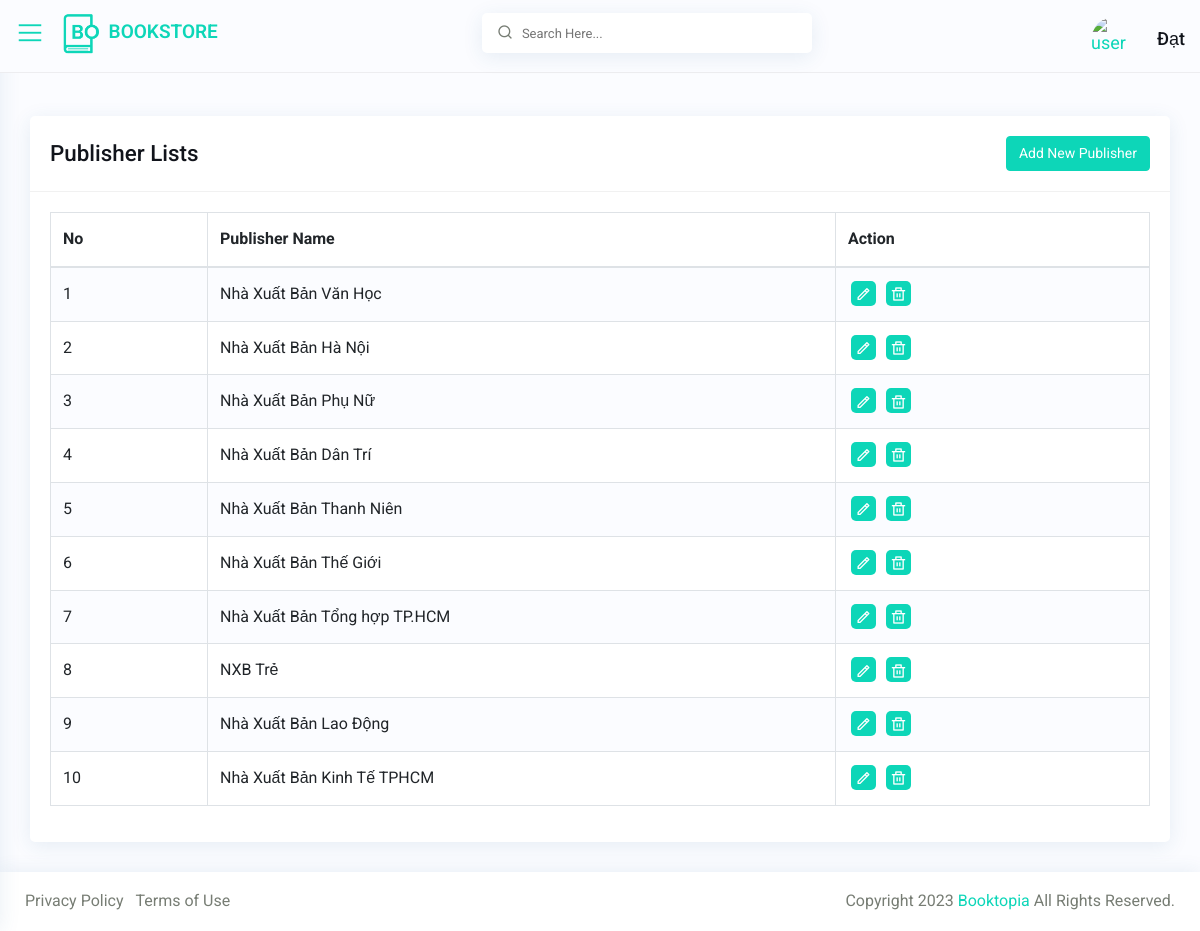
Page /admin_publisher.php (signed in) on the committed database.
### tables this page shows
CREATE TABLE `publisher` (
  `publisher_id` int(11) NOT NULL,
  `publisher_name` varchar(200) NOT NULL
);

### admin_publisher.php (the view, shortened to what this page needs)
<?php
    include('./layout/admin_header.php');
?>
         <div id="content-page" class="content-page">
            <div class="container-fluid">
               <div class="row">
                  <div class="col-sm-12">
                     <div class="iq-card">
                        <div class="iq-card-header d-flex justify-content-between">
                           <div class="iq-header-title">
                              <h4 class="card-title">Publisher Lists</h4>
                           </div>
                           <div class="iq-card-header-toolbar d-flex align-items-center">
                              <a href="admin_add_publisher.php" class="btn btn-primary">Add New Publisher</a>
                           </div>
                        </div>
                        <div class="iq-card-body">
                           <div class="table-responsive">
                              <table class="data-tables table table-striped table-bordered" style="width:100%">
                                <thead>
                                    <tr>
                                        <th width="5%">No</th>
                                        <th width="20%">Publisher Name</th>
                                        <th width="10%">Action</th>
                                    </tr>
                                </thead>
                                <tbody>
                                  <?php
                                    $sql ="SELECT `publisher_id`, `publisher_name` FROM `publisher` WHERE 1";
                                    $ketQuaTruyVan = mysqli_query($conn,$sql);
                                    if($ketQuaTruyVan->num_rows>0){
                                      $i=1;
                                      while($publisher = $ketQuaTruyVan->fetch_assoc()){
                                        ?>
                                        <tr>
                                        <td><?=$i?></td>
                                        <td><?=$publisher['publisher_name']?></td>
                                        <td>
                                           <div class="flex align-items-center list-user-action">
                                             <a class="bg-primary" data-toggle="tooltip" data-placement="top" title="" data-original-title="Edit" href="admin_fix_publisher.php?id=<?=$publisher['publisher_id']?>"><i class="ri-pencil-line"></i></a>
                                             <a class="bg-primary" data-toggle="tooltip" data-placement="top" title="" data-original-title="Delete" href="./admin_handle/admin_delete_publisher.php?id=<?=$publisher['publisher_id']?>"><i class="ri-delete-bin-line"></i></a>
                                          </div>
                                        </td>
                                    </tr>
                                        <?php
                                        $i+=1;
                                      }
                                    }
                                  ?>
                                </tbody>
                            </table>
                           </div>
                        </div>
                     </div>
                  </div>
               </div>
            </div>
         </div>
      </div>
<?php
    include('./layout/admin_footer.php')
?>

### css/typography.css (style rules this page uses)
body { font-family: 'Roboto', sans-serif; font-weight: 400; font-style: normal; font-size: 16px; line-height: 1.8; padding: 0; margin: 0; color: var(--iq-body-text); background: var(--iq-body-bg); }
a, .btn { -webkit-transition: all 0.5s ease-out 0s; -moz-transition: all 0.5s ease-out 0s; -ms-transition: all 0.5s ease-out 0s; -o-transition: all 0.5s ease-out 0s; transition: all 0.5s ease-out 0s; }
a, button, input, btn { outline: medium none !important; }
a { color: var(--iq-primary); }
h1, h2, h3, h4, h5, h6 { font-family: 'Roboto', sans-serif; font-weight: 500; margin: 0px; line-height: 1.5; color: var(--iq-title-text); }
h4 { font-size: 1.400em; }
.table-striped tbody tr:nth-of-type(odd) { background: var(--iq-body-bg); }
.table td, .table th { vertical-align: middle; }
.bg-primary, .badge-primary { color: var(--iq-white); background: var(--iq-primary) !important; }
.iq-card { background: var(--iq-light-card); -webkit-border-radius: 5px; -moz-border-radius: 5px; border-radius: 5px; margin-bottom: 30px; border: none; -webkit-box-shadow: 0px 4px 20px 0px rgba(44, 101, 144, 0.1); box-shadow: 0px 4px 20px 0px rgba(44, 101, 144, 0.1); }
.iq-card-body { padding: 20px; }
.iq-card .iq-card-header, .iq-card-transparent .iq-card-header { padding: 20px; margin-bottom: 0; -ms-flex-align: center !important; align-items: center !important; border-bottom: 1px solid var(--iq-border-light); }
.iq-card .iq-card-header .iq-header-title .card-title, .iq-card-transparent .iq-card-header .iq-header-title .card-title { margin-bottom: 0; }
.btn { font-size: 14px; border-radius: 4px; }
.btn-primary { background: var(--iq-primary); border-color: var(--iq-primary); }

### css/responsive.css (style rules this page uses)
@media (max-width:1299px) { .content-page, body.sidebar-main .content-page { margin-left: 0; padding: 116px 15px 0; } }

### css/variable.css (style rules this page uses)
:root { --iq-title-text: #11141b; --iq-body-text: #777D74; --iq-body-bg : #fbfcff; --iq-primary: #0dd6b8; --iq-secondary: #a09e9e; --iq-success: #49f0d3; --iq-warning: #ffba68; --iq-danger: #ff9b8a; --iq-info: #d592ff; --iq-dark: #3f414d; --iq-light: #fafafb; --iq-white: #ffffff; --iq-black: #000000; --iq-gray: #b1b1b1; --iq-light-primary: #fbfcff; --iq-light-secondary: #f1f2f1; --iq-light-success: #eefff2; --iq-light-danger: #fff5f4; --iq-light-warning: #fffcf3; --iq-light-info: #eee6f5; --iq-light-dark: #f0efef; --iq-primary-hover: #11e1c2; --iq-secondary-hover: #807e7e; --iq-success-hover: #42f9d9; --iq-danger-hover: #f78673; --iq-warning-hover: #fdb45e; --iq-info-hover: #c280ea; --iq-dark-hover: #44454e; --iq-light-hover: #eaeeff; --iq-border: #ededf0; --iq-border-light: #f1f1f1; --iq-border-danger: #ff9273; --iq-light-card: #ffffff; --iq-primary-rgb: 100, 114, 248; --iq-primary-light: #f3fffe; --iq-color1: #4e37b2; --iq-color2: #02d871; --iq-color3: #309cf3; --iq-color4: #ff00ff; --iq-color5: #fb1f4c; --iq-color6: #00ced1; --iq-color7: #f35f3b; --iq-color8: #fde117; --iq-color9: #ff0000; --iq-color10: #88028c; --iq-color11: #00d5ab; --iq-color12: #ce9252; --iq-color13: #f9ae02; --iq-color14: #1e7fe4; --iq-color15: #006400; --iq-color16: #fa7c04; --iq-color17: #81bf02; --iq-color18: #99a7ca; --iq-color19: #3d2a26; --iq-color20: #a0746b; }

### rows in the picture
publisher: publisher_name "Nhà Xuất Bản Văn Học"
publisher: publisher_name "Nhà Xuất Bản Hà Nội"
publisher: publisher_name "Nhà Xuất Bản Phụ Nữ"
publisher: publisher_name "Nhà Xuất Bản Dân Trí"
publisher: publisher_name "Nhà Xuất Bản Thanh Niên"
publisher: publisher_name "Nhà Xuất Bản Thế Giới"
publisher: publisher_name "Nhà Xuất Bản Tổng hợp TP.HCM"
publisher: publisher_name "NXB Trẻ"
publisher: publisher_name "Nhà Xuất Bản Lao Động"
publisher: publisher_name "Nhà Xuất Bản Kinh Tế TPHCM"

### other values in the picture
$_SESSION['ad_name'] "Đạt"
